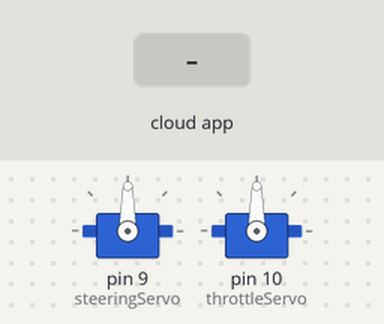
The sketch below on a simulated Arduino Uno, built with avr-gcc and run on an emulated ATmega328P. Shown: 2 × servo. The inputs (shaded band) are chosen by the test bench. The ROS host is connected and sends only what is stated.

Above: at 1.2 s.
1.3 s: the phone or cloud app sets cinnabar to 180
At 3.0 s:
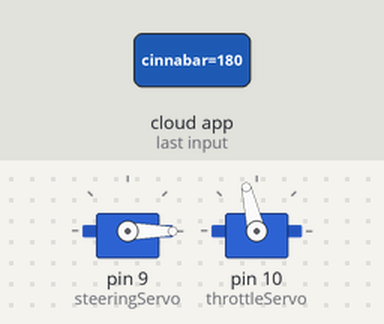
3.8 s: the phone or cloud app sets cinnabar to 0
At 5.0 s:
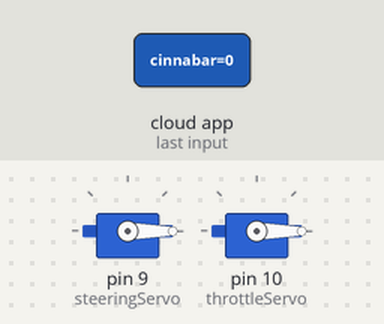
5.3 s: the phone or cloud app sets cinnabar to 45
At 6.5 s:
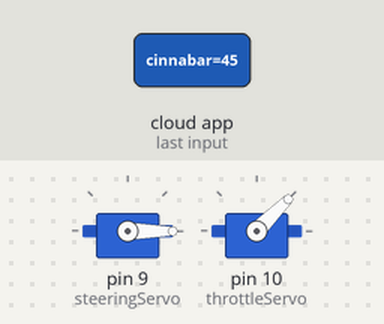
6.8 s: the phone or cloud app sets cinnabar to 90
At 7.5 s:
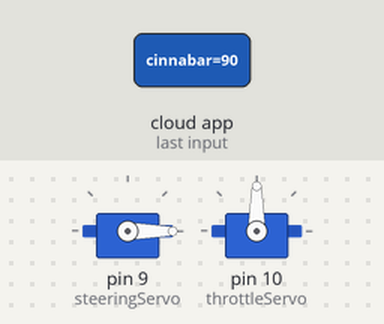
8.3 s: the phone or cloud app sets cinnabar to 180
At 8.7 s:
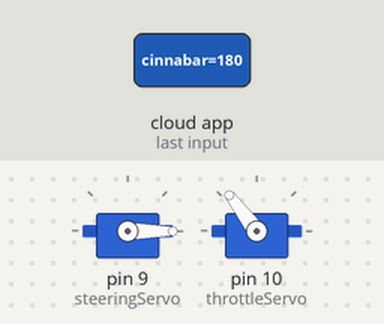
Timing chart, 0 to 11.3 s (numbered marks = the images above; inputs shaded):
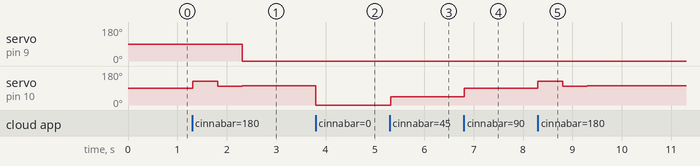

The sketch:

carControlROSNodev2.ino
```cpp
/******************************************************
 Controls steering and throttle servo motors using
 joystick input and ROS.
 Version 2 attempts to add a "stop code", so that the
 car won't continue running if the Arduino, Jetson, or
 joystick suddenly disconnect or encounter an error.

 For the full tutorial write up, visit
 www.ros.org/wiki/rosserial_arduino_demos

 For more information on the Arduino Servo Library
 Checkout :
 http://www.arduino.cc/en/Reference/Servo
 *****************************************************/

#if defined(ARDUINO) && ARDUINO >= 100
#include "Arduino.h"
#else
#include <WProgram.h>
#endif

#include <Servo.h>
#include <ros.h>
#include <std_msgs/UInt32.h>

ros::NodeHandle n;

Servo steeringServo;
Servo throttleServo;

int steeringValue = 90;
int throttleValue = 100;

// time in seconds since last joy message received before automatic stop
const double noJoyMessageThreshold = 2;
double timeSinceLastJoyMessage = noJoyMessageThreshold;
const unsigned long runFrequency = 60;

bool reverseEnabled = 0;

void disconnectCallback(){
  steeringServo.write(90);
  throttleServo.write(100);
}

void servoCallback(const std_msgs::UInt32& msg){
  throttleValue = msg.data % 1000;
  steeringValue = (msg.data - throttleValue) / 1000;

  if (reverseEnabled == 0 && throttleValue >= 110){
    throttleServo.write(127);
    delay(500);
    throttleServo.write(100);
    delay(500);

    reverseEnabled = 1;
  }

  if (throttleValue <= 95){
    reverseEnabled = 0;
  }

  if (throttleValue >= 103){
    throttleValue = 103;
  }

  steeringServo.write(steeringValue);
  throttleServo.write(throttleValue);

  timeSinceLastJoyMessage = 0;
}

ros::Subscriber<std_msgs::UInt32> sub("cinnabar", servoCallback);

void setup(){
  // opens serial port, sets data rate to 9600 Hz
  Serial.begin(9600);

  n.initNode();
  n.subscribe(sub);

  steeringServo.attach(9);
  throttleServo.attach(10);
}

void loop(){
  timeSinceLastJoyMessage = timeSinceLastJoyMessage + (1 / runFrequency);

  if (timeSinceLastJoyMessage > noJoyMessageThreshold)
    disconnectCallback();

  n.spinOnce();

  delay(1000 / runFrequency);
}
```

Measured:
- after the input at 1.3 s, servo on pin 9 (steeringServo): 90° → 0° after 1.0 s; servo on pin 10 (throttleServo): 90° → 127° at once, → 100° 0.50 s later, → 103° 0.50 s later
- after the input at 3.8 s, servo on pin 10 (throttleServo): 103° → 0° at once
- after the input at 5.3 s, servo on pin 10 (throttleServo): 0° → 45° at once
- after the input at 6.8 s, servo on pin 10 (throttleServo): 45° → 90° at once
- after the input at 8.3 s, servo on pin 10 (throttleServo): 90° → 127° at once, → 100° 0.50 s later, → 103° 0.50 s later
